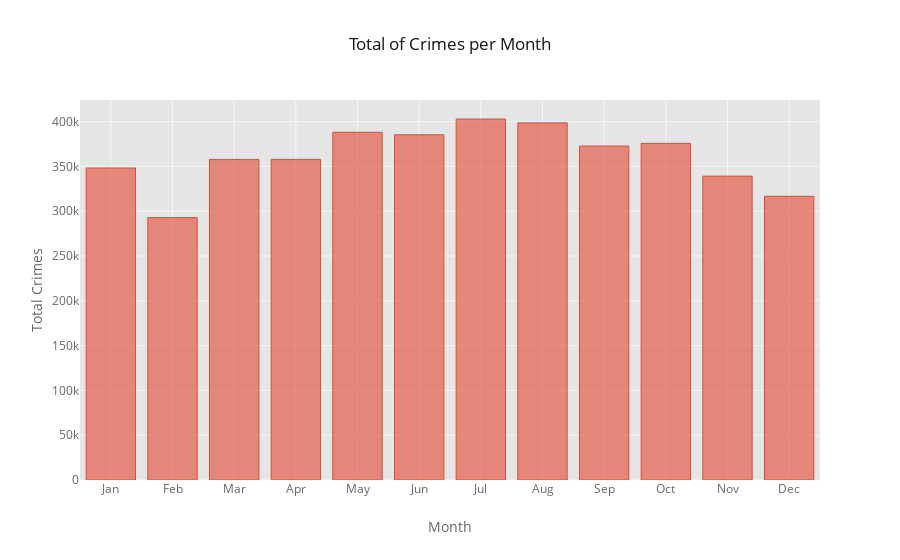

Source (notebook cell):
### Code cell
crime_month_count.iplot(kind="bar", x='index', y='count',
                 xTitle='Month', yTitle='Total Crimes',title='Total of Crimes per Month')

### Figure 1 — Plotly figure (JSON) as saved in the notebook; plotly's stock layout.template omitted (floating-point values rounded to 4 significant figures)
{"data": [{"marker": {"color": "rgba(226, 74, 51, 0.6)", "line": {"color": "rgba(226, 74, 51, 1.0)", "width": 1}}, "name": "count", "orientation": "v", "text": "", "type": "bar", "x": ["Jan", "Feb", "Mar", "Apr", "May", "Jun", "Jul", "Aug", "Sep", "Oct", "Nov", "Dec"], "y": [348282, 292889, 357875, 357918, 388137, 385351, 402970, 398654, 372780, 375799, 339211, 316690]}], "layout": {"legend": {"bgcolor": "#FFFFFF", "font": {"color": "#666666"}}, "paper_bgcolor": "#FFFFFF", "plot_bgcolor": "#E5E5E5", "title": "Total of Crimes per Month", "titlefont": {"color": "#151516"}, "xaxis1": {"gridcolor": "#F6F6F6", "showgrid": true, "tickfont": {"color": "#666666"}, "title": "Month", "titlefont": {"color": "#666666"}, "zerolinecolor": "#F6F6F6"}, "yaxis1": {"gridcolor": "#F6F6F6", "showgrid": true, "tickfont": {"color": "#666666"}, "title": "Total Crimes", "titlefont": {"color": "#666666"}, "zerolinecolor": "#F6F6F6"}}}
